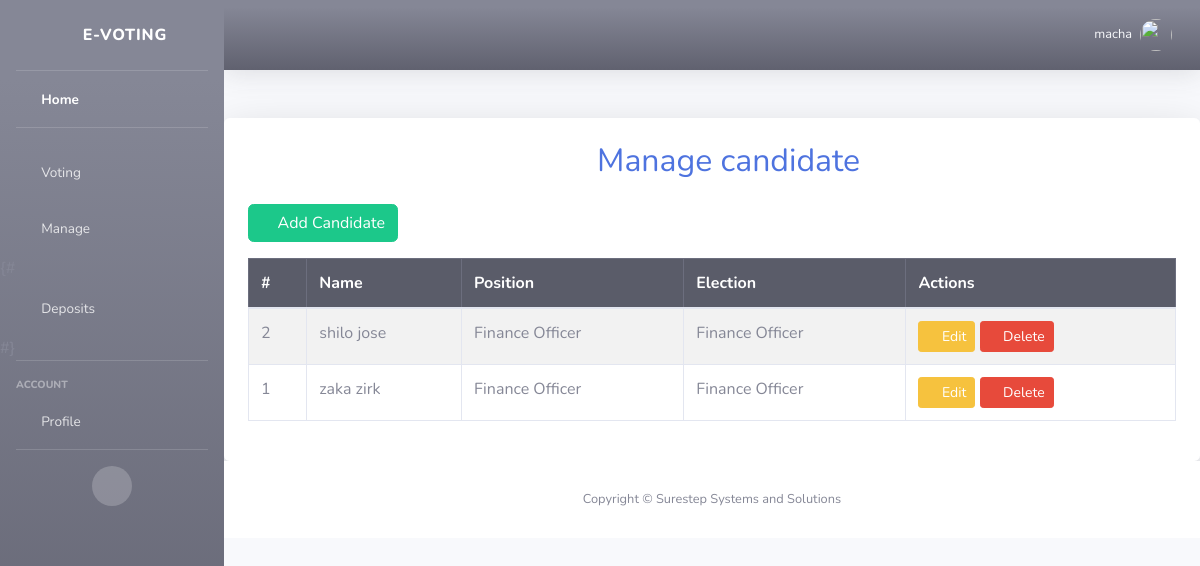
Screenshot of /manage_cand (signed in) with the database file from the repository.
### webapp/models.py (models this page shows, shortened)
class Candidate(models.Model):
    election = models.ForeignKey(Election, on_delete=models.CASCADE, null=True, blank=True)
    name = models.CharField(max_length=200)
    position = models.CharField(max_length=255, default="unknown")
    profile_picture = models.ImageField(upload_to='candidate_pics/', blank=True, null=True)

class Election(models.Model):
    STATUS_CHOICES = [
        ('pending', 'Pending'),
        ('active', 'Active'),
    ]
    name = models.CharField(max_length=255, unique=True)
    date = models.DateField()
    created_at = models.DateTimeField(default=timezone.now)
    status = models.CharField(max_length=10, choices=STATUS_CHOICES, default='pending')

### webapp/views.py (the view)
# urls.py: path("manage_cand", views.manage_candidates, name='manage_cand'),
@login_required
def manage_candidates(request):
    try:
        position = request.GET.get('position', '')  # Get filter from query params
        if position:
            candidates = Candidate.objects.filter(position=position).order_by('name')
        else:
            candidates = Candidate.objects.all().order_by('name')
    except Exception as e:
        messages.error(request, f"Error fetching candidates: {str(e)}")
        candidates = []
    return render(request, 'manage_cand.html', {'candidates': candidates, 'selected_position': position})

### webapp/templates/manage_cand.html (shortened to what this page needs)
{% extends 'base.html' %}
{% block content %}
<div class="container mt-5 p-4 shadow-lg bg-white rounded">
    <h2 class="text-center text-primary mb-4">
        <i class="fas fa-users"></i> Manage candidate
    </h2>
    <div class="text-end mb-3">
        <a href="{% url 'create_candidate' %}" class="btn btn-success">
            <i class="fas fa-user-plus"></i> Add Candidate
        </a>
    </div>
    <table class="table table-striped table-bordered">
        <thead class="table-dark">
            <tr>
                <th>#</th>
                <th>Name</th>
                <th>Position</th>
                <th>Election</th>
                <th>Actions</th>
            </tr>
        </thead>
        <tbody>
            {% for candidate in candidates %}
            <tr id="candidate-row-{{ candidate.id }}">
                <td>{{ candidate.id }}</td>
                <td id="name-{{ candidate.id }}">{{ candidate.name }}</td>
                <td id="position-{{ candidate.id }}">{{ candidate.position }}</td>
                <td>{{ candidate.election.name }}</td>
                <td>
                    <button onclick="editCandidate({{ candidate.id }})" class="btn btn-warning btn-sm">
                        <i class="fas fa-edit"></i> Edit
                    </button>
                    <button onclick="deleteCandidate({{ candidate.id }})" class="btn btn-danger btn-sm">
                        <i class="fas fa-trash"></i> Delete
                    </button>
                </td>
            </tr>
            {% empty %}
            <tr>
                <td colspan="5" class="text-center">No candidates found.</td>
            </tr>
            {% endfor %}
        </tbody>
    </table>
</div>
{% endblock %}

### webapp/templates/base.html (shortened to what this page needs)
{% load static %}
<!DOCTYPE html>
<html lang="en">
<head>
    <link href="{% static "vendor/fontawesome-free/css/all.min.css" %}" rel="stylesheet" type="text/css">
    <link href="{% static "css/sb-admin-2.min.css" %}" rel="stylesheet">
    <link href="{% static "vendor/datatables/dataTables.bootstrap4.min.css" %}" rel="stylesheet">
</head>
<body id="page-top">
    <div id="wrapper">
        <ul class="navbar-nav bg-gradient-secondary sidebar sidebar-dark accordion" id="accordionSidebar">
            <a class="sidebar-brand d-flex align-items-center justify-content-center" href="#">
                <div class="sidebar-brand-icon rotate-n-15">
                    <i class="fas fa-poll"></i>
                </div>
                <div class="sidebar-brand-text mx-3">E-Voting</div>
            </a>
            <hr class="sidebar-divider my-0">
            <li class="nav-item active">
                <a class="nav-link" href="#">
                    <i class="fas fa-fw fa-home"></i>
                    <span>Home</span>
                </a>
            </li>
            <hr class="sidebar-divider">
            <li class="nav-item">
                <a class="nav-link collapsed" href="#" data-toggle="collapse" data-target="#collapseLoans" aria-expanded="true" aria-controls="collapseLoans">
                    <i class="fas fa-fw fa-receipt"></i>
                    <span>Voting</span>
                </a>
                <div id="collapseLoans" class="collapse" aria-labelledby="headingLoans" data-parent="#accordionSidebar">
                <li class="nav-item">
                    <a class="nav-link collapsed" href="#" data-toggle="collapse" data-target="#collapsemanage" aria-expanded="true" aria-controls="collapsemanage">
                        <i class="fas fa-fw fa-receipt"></i>
                        <span>Manage</span>
                    </a>
                </li>
           {#<li class="nav-item">
                <a class="nav-link" href="#">
                    <i class="fas fa-fw fa-hand-holding-usd"></i>
                    <span>Deposits</span>
                </a>
            </li>
            <hr class="sidebar-divider">
            <div class="sidebar-heading">Account</div>
            <li class="nav-item">
                <a class="nav-link collapsed" href="#" data-toggle="collapse" data-target="#collapseAccount" aria-expanded="true" aria-controls="collapseAccount">
                    <i class="fas fa-fw fa-user"></i>
                    <span>Profile</span>
                </a>
            </li>
            <hr class="sidebar-divider d-none d-md-block">
            <div class="text-center d-none d-md-inline">
                <button class="rounded-circle border-0" id="sidebarToggle"></button>
            </div>
        </ul>
        <div id="content-wrapper" class="d-flex flex-column">
            <div id="content">
                <nav class="navbar navbar-expand  bg-gradient-secondary topbar mb-4 static-top shadow">
                    <ul class="navbar-nav ml-auto">
                        <li class="nav-item dropdown no-arrow">
                            <a class="nav-link dropdown-toggle" href="#" id="userDropdown" role="button" data-toggle="dropdown" aria-haspopup="true" aria-expanded="false">
                                <span class="mr-2 d-none d-lg-inline text-light small">{{ request.user.username }}</span>
                                <img class="img-profile rounded-circle" src="{% static '/img/undraw_profile.svg' %}">
                            </a>
                        </li>
                    </ul>
                </nav>
                {% block content %}
                {% endblock %}
            <footer class="sticky-footer bg-white">
                <div class="container my-auto">
                    <div class="copyright text-center my-auto">
                        <span>Copyright &copy; Surestep Systems and Solutions</span>
                    </div>
                </div>
            </footer>
        </div>
    </div>
</body>
</html>

### rows the page displays
Candidate: id "2", name "shilo jose", position "Finance Officer", election.name "Finance Officer"
Candidate: id "1", name "zaka zirk", position "Finance Officer", election.name "Finance Officer"

### other values shown
{{ request.user.username }} "macha"
